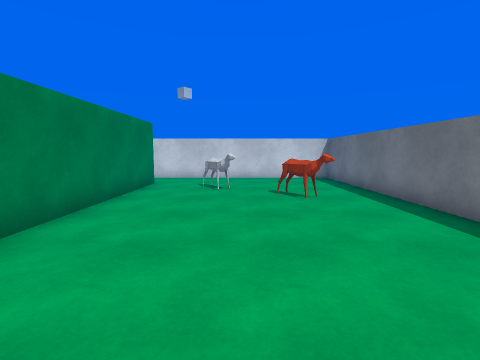
View 1 (above)

15 first-person views from a walk through a scene from a Unity 3-D project. The camera is 1.3 m above the floor, tilts 6° down and sees 85° across. The floor is counted in squares, 1 m on a side. Each view is taken from the middle of a square. On the plan, view 1 faces up. The plan holds only what a view shows up to about 13 squares ahead; the rest is blank. The place goes on beyond the plan. The player character is not drawn. Surface patterns are stand-ins for the level's own textures.

View 2
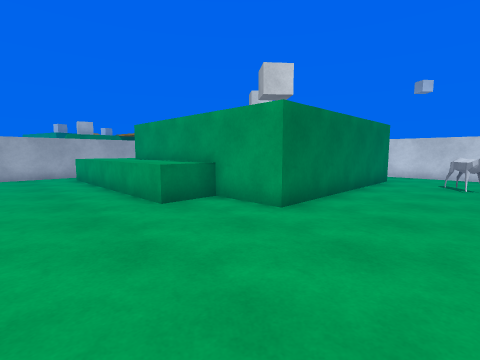

View 3
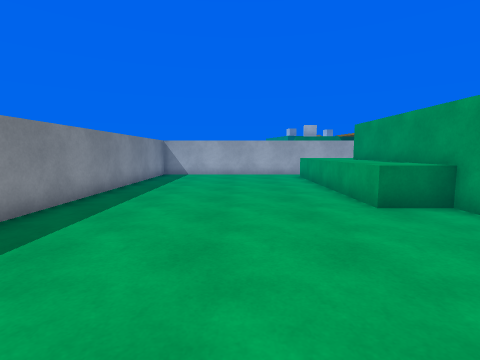

View 4
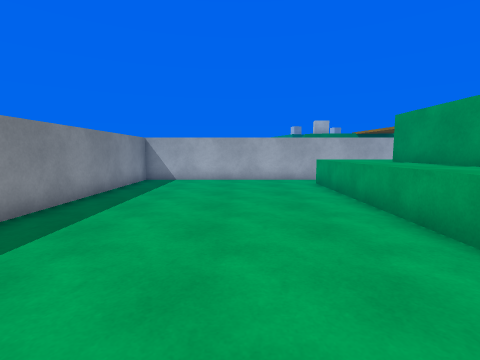

View 5
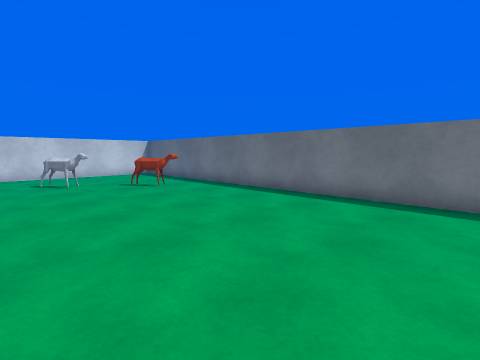

View 6
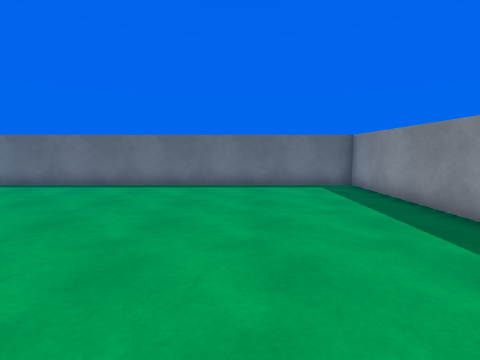

View 7
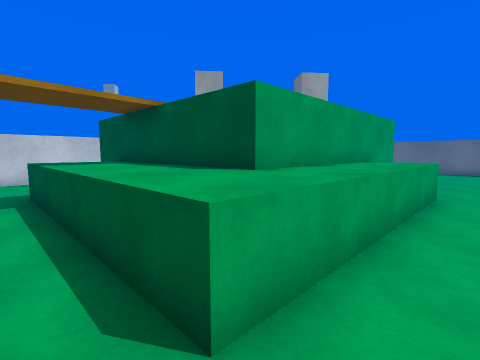

View 8
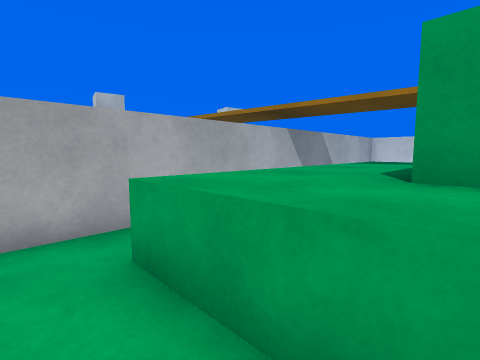

View 9
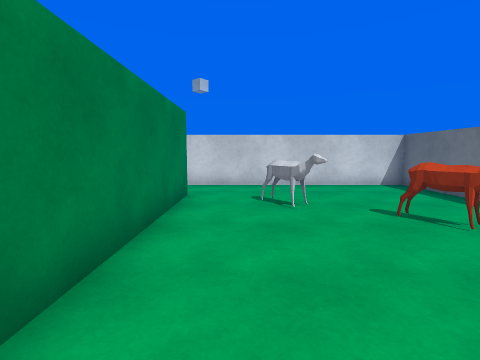

View 10
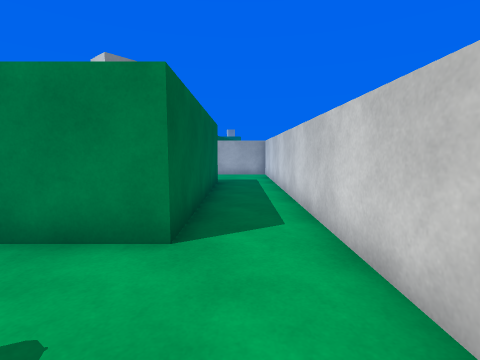

View 11
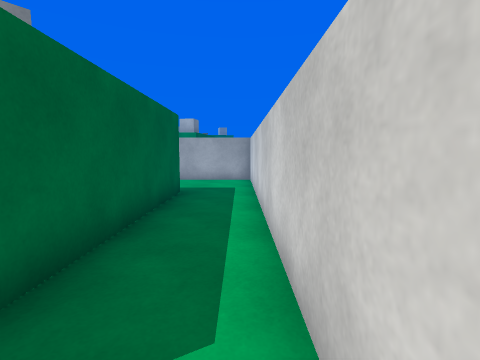

View 12
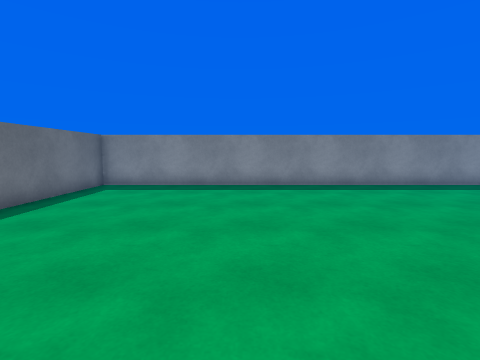

View 13
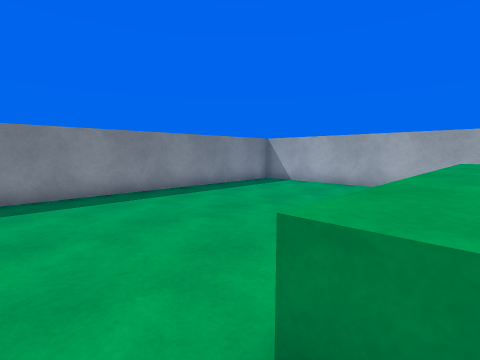

View 14
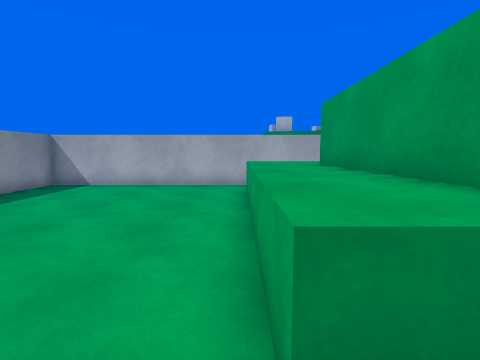

View 15
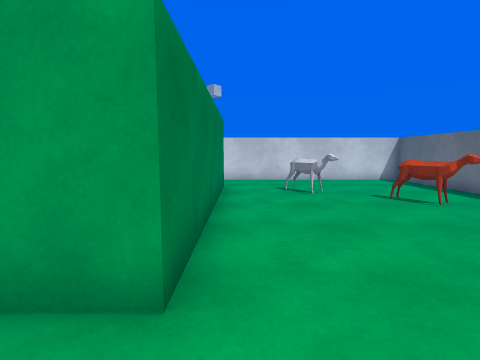

### Floor plan
Key: @ floor where view 1 was taken; # wall or solid block; . floor; = window, fence, low wall or low ledge; ^ raised ledge.
Columns run from 16 left of view 1 to 5 right of it. Each row starts with its distance up from view 1.
 14 ######################
 13 #....................#
 12 #....................#
 11 #....########........#
 10 #..  #      #..=.....#
  9 #.^^^       #..#.....#
  8 #.^^^       #....=#..#
  7 #.^^^       #.....#..#
  6 #.^^^       #........#
  5 #.^^^       #........#
  4 #.^^^       #........#
  3 #.^^^########........#
  2 #.^^^^^^^^^..........#
  1 #.^^^^^^^^...........#
  0 #...............@....#
 -1 #....................#
 -2 #....................#
 -3 #....................#
 -4 #....................#
 -5 #....................#
 -6 #....................#
 -7 ######################

Where each view was taken, in squares from view 1:
view 1: 0 up, 0 right, facing up
view 2: 2 down, 0 right, facing up-left
view 3: 2 down, 0 right, facing left
view 4: 2 down, 3 left, facing left
view 5: 2 down, 3 left, facing up-right
view 6: 2 down, 6 left, facing right
view 7: 0 up, 15 left, facing up-right
view 8: 0 up, 11 left, facing up-left
view 9: 3 up, 2 left, facing up
view 10: 12 up, 0 right, facing left
view 11: 13 up, 3 left, facing left
view 12: 4 up, 1 left, facing down
view 13: 2 up, 5 left, facing down-left
view 14: 1 up, 5 left, facing left
view 15: 1 up, 3 left, facing up
